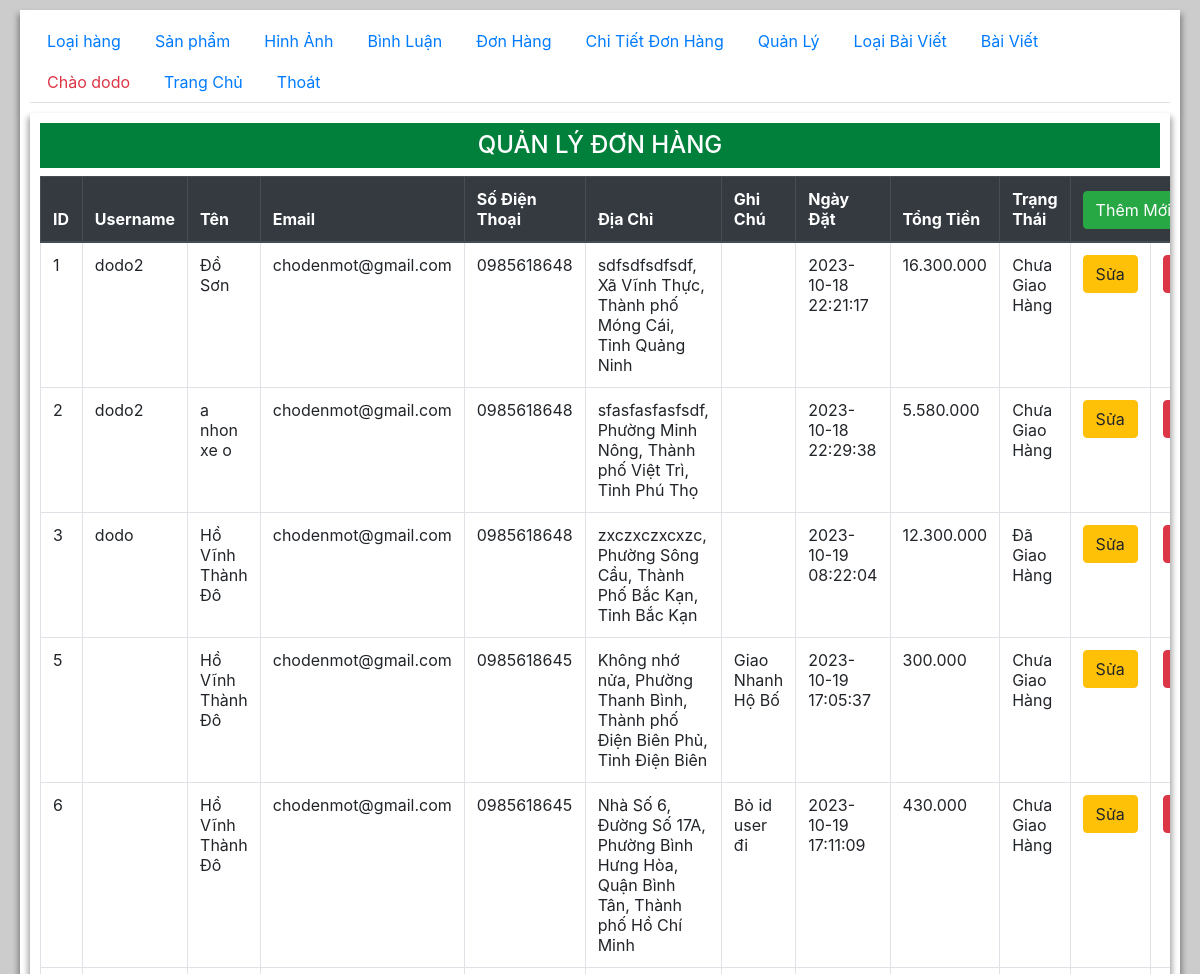
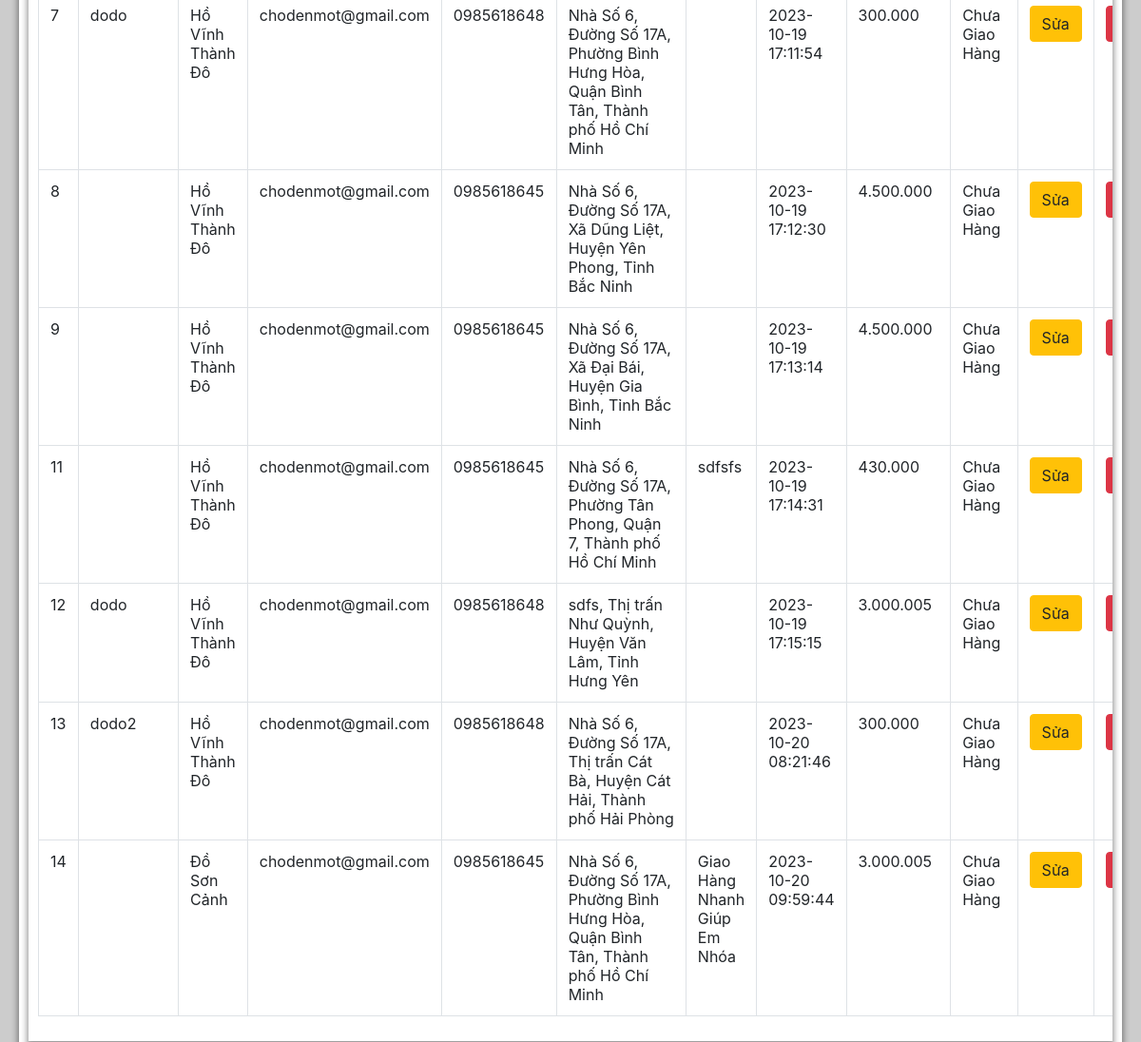
The page /admin/admin.php?page=orders (signed in) on the database its author committed (2 pictures, top to bottom).
### tables this page shows
CREATE TABLE `orders` (
  `id` int(11) NOT NULL,
  `id_user` varchar(20) DEFAULT NULL,
  `name` varchar(50) NOT NULL,
  `email` varchar(255) NOT NULL,
  `phone` varchar(15) NOT NULL,
  `address` varchar(255) NOT NULL,
  `note` varchar(100) NOT NULL,
  `order_date` datetime NOT NULL,
  `status` int(1) NOT NULL COMMENT '1 là chưa giao 2 là đã giao'
);

### admin/orders.php (the view, shortened to what this page needs)
<div class="container">
    <h2 class="py-2 text-center h4 ">QUẢN LÝ ĐƠN HÀNG</h2>
    <table class="table table-hover table-bordered">
    <thead  class="thead-dark" >
        <tr>
            <th>ID</th>
            <th>Username</th>
            <th>Tên</th>
            <th>Email</th>
            <th>Số Điện Thoại</th>
            <th>Địa Chỉ</th>
            <th>Ghi Chú</th>
            <th>Ngày Đặt</th>
            <th>Tổng Tiền</th>
            <th>Trạng Thái</th>
            <th colspan="2"><a class="btn btn-success" href="./orders-add.php">Thêm Mới</a></th>
        </tr>
    </thead>
    <tbody>
    <?php
        require '../model/conn.php';
        $stmt = $conn ->prepare("SELECT * FROM orders
        join (SELECT id_order, sum(total_money) as total_money from order_details GROUP BY id_order) as order_details
        where orders.id = order_details.id_order ORDER BY orders.id");
        $stmt -> execute();
        while($order = $stmt->fetch()){
            if ($order[8] == 1) {
                $order[8] = "Chưa Giao Hàng";
            }else if ($order[8] == 2) {
                $order[8] = "Đã Giao Hàng";
            }
            echo "<tr>
                <td>$order[0]</td>
                <td>$order[1]</td>
                <td>$order[2]</td>
                <td>$order[3]</td>
                <td>$order[4]</td>
                <td>$order[5]</td>
                <td>$order[6]</td>
                <td>$order[7]</td>
                <td>".number_format($order[10], 0, "," , ".")."</td>
                <td>$order[8]</td>
                <td style='width:60px'><a href='./orders-add.php?id=$order[0]'><button class='btn btn-warning'>Sửa</button></a></td>
                <td style='width:60px'><button class='btn btn-danger' onclick='deleteCT($order[0])'>Xóa</button></td>
            </tr>";
        }
    ?>
    </tbody>
</table>
</div>

### admin/main.css (style rules this page uses)
body { width: 100%; min-height:100vh; background: #ccc; padding-left: 20px; padding-right: 20px; }
.container { margin: auto; margin-top: 10px; width: 100%; padding: 10px; overflow: hidden; background: #fff; box-shadow: 0 6px 6px 2px rgba(0, 0, 0, 0.372) ; }
.container h2 { background: rgb(0, 128, 58); color: #fff; }
button { border: 1px double #333; border-radius: 3px; outline: none; }
@media (min-width: 1200px) { .container, .container-lg, .container-md, .container-sm, .container-xl { max-width: 100%; } }
@media (min-width: 992px) { .container, .container-lg, .container-md, .container-sm { max-width: 100%; } }
@media (min-width: 768px) { .container, .container-md, .container-sm { max-width: 100%; } }
@media (min-width: 576px) { .container, .container-sm { max-width: 100%; } }

### rows shown on the page
orders: id "1", id_user "dodo2", name "Đồ Sơn", email "chodenmot@gmail.com", phone "0985618648", address "sdfsdfsdfsdf, Xã Vĩnh Thực, Thành phố Móng Cái, Tỉnh Quảng Ninh", order_date "2023-10-18 22:21:17", order "16.300.000", order "Chưa Giao Hàng"
orders: id "2", id_user "dodo2", name "a nhon xe o", email "chodenmot@gmail.com", phone "0985618648", address "sfasfasfasfsdf, Phường Minh Nông, Thành phố Việt Trì, Tỉnh Phú Thọ", order_date "2023-10-18 22:29:38", order "5.580.000", order "Chưa Giao Hàng"
orders: id "3", id_user "dodo", name "Hồ Vĩnh Thành Đô", email "chodenmot@gmail.com", phone "0985618648", address "zxczxczxcxzc, Phường Sông Cầu, Thành Phố Bắc Kạn, Tỉnh Bắc Kạn", order_date "2023-10-19 08:22:04", order "12.300.000", order "Đã Giao Hàng"
orders: id "5", name "Hồ Vĩnh Thành Đô", email "chodenmot@gmail.com", phone "0985618645", address "Không nhớ nửa, Phường Thanh Bình, Thành phố Điện Biên Phủ, Tỉnh Điện Biên", note "Giao Nhanh Hộ Bố", order_date "2023-10-19 17:05:37", order "300.000", order "Chưa Giao Hàng"
orders: id "6", name "Hồ Vĩnh Thành Đô", email "chodenmot@gmail.com", phone "0985618645", address "Nhà Số 6, Đường Số 17A, Phường Bình Hưng Hòa, Quận Bình Tân, Thành phố Hồ Chí Minh", note "Bỏ id user đi", order_date "2023-10-19 17:11:09", order "430.000", order "Chưa Giao Hàng"
orders: id "7", id_user "dodo", name "Hồ Vĩnh Thành Đô", email "chodenmot@gmail.com", phone "0985618648", address "Nhà Số 6, Đường Số 17A, Phường Bình Hưng Hòa, Quận Bình Tân, Thành phố Hồ Chí Minh", order_date "2023-10-19 17:11:54", order "300.000", order "Chưa Giao Hàng"
orders: id "8", name "Hồ Vĩnh Thành Đô", email "chodenmot@gmail.com", phone "0985618645", address "Nhà Số 6, Đường Số 17A, Xã Dũng Liệt, Huyện Yên Phong, Tỉnh Bắc Ninh", order_date "2023-10-19 17:12:30", order "4.500.000", order "Chưa Giao Hàng"
orders: id "9", name "Hồ Vĩnh Thành Đô", email "chodenmot@gmail.com", phone "0985618645", address "Nhà Số 6, Đường Số 17A, Xã Đại Bái, Huyện Gia Bình, Tỉnh Bắc Ninh", order_date "2023-10-19 17:13:14", order "4.500.000", order "Chưa Giao Hàng"
orders: id "11", name "Hồ Vĩnh Thành Đô", email "chodenmot@gmail.com", phone "0985618645", address "Nhà Số 6, Đường Số 17A, Phường Tân Phong, Quận 7, Thành phố Hồ Chí Minh", note "sdfsfs", order_date "2023-10-19 17:14:31", order "430.000", order "Chưa Giao Hàng"
orders: id "12", id_user "dodo", name "Hồ Vĩnh Thành Đô", email "chodenmot@gmail.com", phone "0985618648", address "sdfs, Thị trấn Như Quỳnh, Huyện Văn Lâm, Tỉnh Hưng Yên", order_date "2023-10-19 17:15:15", order "3.000.005", order "Chưa Giao Hàng"
orders: id "13", id_user "dodo2", name "Hồ Vĩnh Thành Đô", email "chodenmot@gmail.com", phone "0985618648", address "Nhà Số 6, Đường Số 17A, Thị trấn Cát Bà, Huyện Cát Hải, Thành phố Hải Phòng", order_date "2023-10-20 08:21:46", order "300.000", order "Chưa Giao Hàng"
orders: id "14", name "Đồ Sơn Cảnh", email "chodenmot@gmail.com", phone "0985618645", address "Nhà Số 6, Đường Số 17A, Phường Bình Hưng Hòa, Quận Bình Tân, Thành phố Hồ Chí Minh", note "Giao Hàng Nhanh Giúp Em Nhóa", order_date "2023-10-20 09:59:44", order "3.000.005", order "Chưa Giao Hàng"

### other values the page prints
$_COOKIE['usr'] "dodo"
